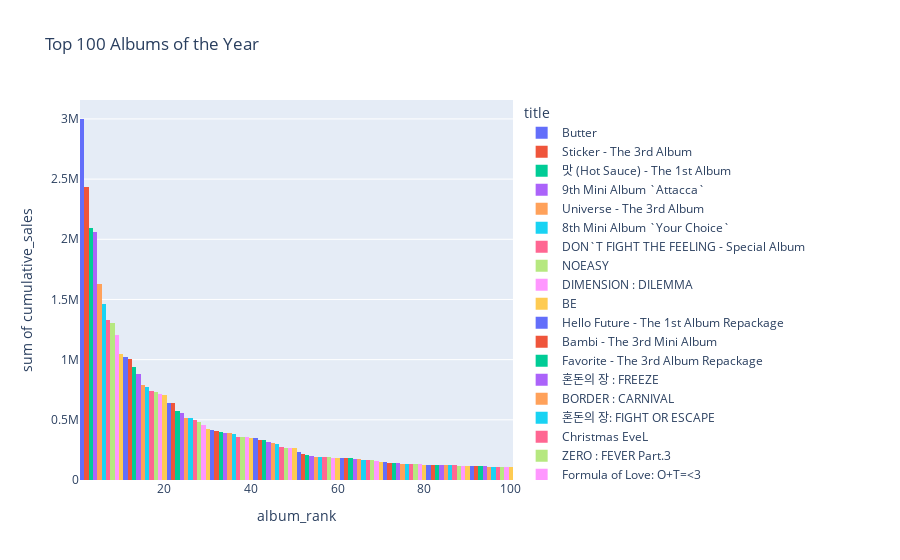

Notebook source saved alongside this figure:
### Code cell
# Histogram of total sales for each album in the annual Top 100
px.histogram(annual_top_100, x="album_rank", y="cumulative_sales", nbins=100, color="title", title='Top 100 Albums of the Year')
